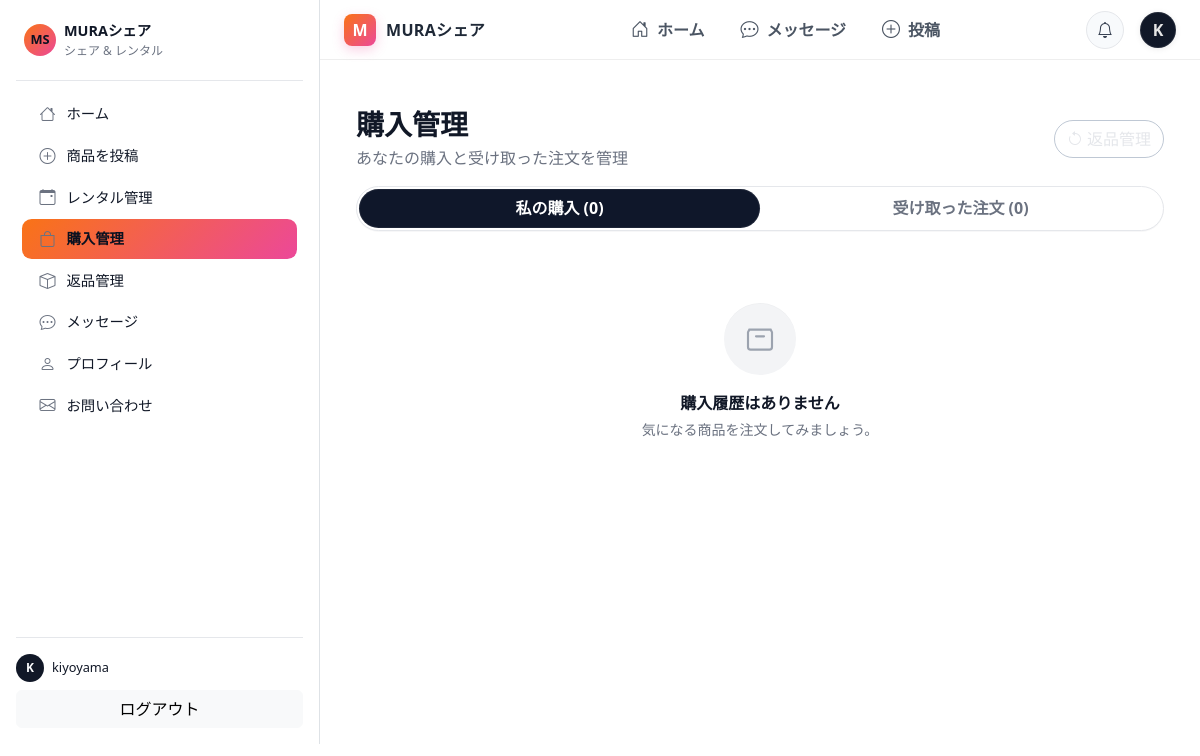
The page /purchases/ (signed in) on the database as committed earlier.
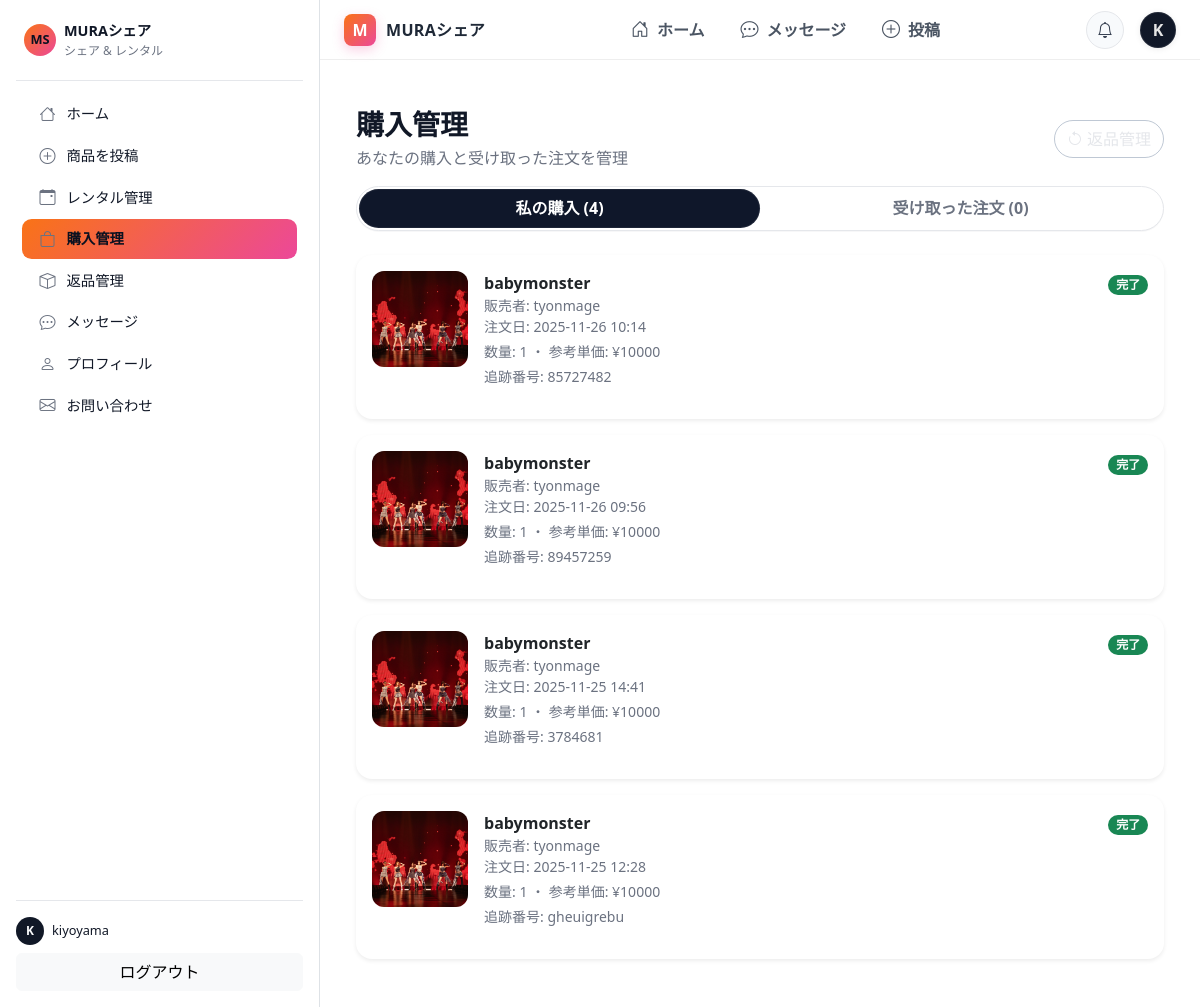
The same page on the database as committed later.
### marketplace/models.py (models this page shows, shortened)
class Purchase(models.Model):
    class Status(models.TextChoices):
        REQUESTED  = "申請中",  "申請中"
        APPROVED   = "承認済み", "承認済み"
        SHIPPED    = "発送済み","発送済み"
        COMPLETED  = "完了",    "完了"
        CANCELED   = "キャンセル","キャンセル"
    product = models.ForeignKey("marketplace.Product", on_delete=models.CASCADE, related_name="purchases")
    buyer   = models.ForeignKey(User, on_delete=models.CASCADE, related_name="purchases")
    product_title  = models.CharField(max_length=255, blank=True)
    buyer_email    = models.EmailField(blank=True)
    seller_email   = models.EmailField(blank=True)
    shipping_postal_code = models.CharField(max_length=20, blank=True, default="")
    shipping_address = models.CharField(max_length=255, blank=True)
    payment_method   = models.CharField(max_length=50, blank=True)
    message          = models.TextField(blank=True)
    quantity       = models.PositiveIntegerField(default=1)
    purchase_price = models.PositiveIntegerField(default=0)
    status          = models.CharField(max_length=10, choices=Status.choices, default=Status.REQUESTED)
    tracking_number = models.CharField(max_length=100, blank=True)
    approved_at = models.DateTimeField(null=True, blank=True)
    shipped_at  = models.DateTimeField(null=True, blank=True)
    created_at     = models.DateTimeField(auto_now_add=True)
    completed_date = models.DateTimeField(null=True, blank=True)
    class ReturnStatus(models.TextChoices):
        NONE = "NONE", "なし"
        REQUESTED = "REQUESTED", "申請中"
        APPROVED = "APPROVED", "承諾済"
        SHIPPED = "SHIPPED", "返送済み"
        RECEIVED = "RECEIVED", "受領済み"
        REJECTED = "REJECTED", "却下"
    return_status = models.CharField(
        max_length=20, choices=ReturnStatus.choices, default=ReturnStatus.NONE
    )
    return_reason = models.CharField(max_length=255, blank=True)
    return_tracking_number = models.CharField(max_length=64, blank=True)
    return_requested_at = models.DateTimeField(null=True, blank=True)
    return_approved_at  = models.DateTimeField(null=True, blank=True)
    return_shipped_at   = models.DateTimeField(null=True, blank=True)
    return_received_at  = models.DateTimeField(null=True, blank=True)
    class Meta:
        ordering = ("-created_at",)
        indexes = [
            models.Index(fields=["status"]),
            models.Index(fields=["buyer_email"]),
            models.Index(fields=["seller_email"]),
        ]

class Product(models.Model):
    @property
    def image_url(self):
        first = self.images.first()
        if first and first.image:
            try:
                return first.image.url
            except Exception:
                return ""
        return ""
    class Status(models.IntegerChoices):
        DRAFT    = 0, "下書き"
        LISTED   = 1, "出品中"
        RENTED   = 2, "貸出中"
        SOLD     = 3, "販売済"
        ARCHIVED = 9, "アーカイブ"
    class Availability(models.TextChoices):
        RENTAL_ONLY   = "レンタルのみ", "レンタルのみ"
        SALE_ONLY     = "販売のみ", "販売のみ"
        BOTH          = "レンタル・販売両方", "レンタル・販売両方"
    owner = models.ForeignKey(User, on_delete=models.CASCADE, related_name="products")
    title = models.CharField(max_length=120)
    description = models.TextField(blank=True)
    category = models.CharField(max_length=60)
    availability_type = models.CharField(
        max_length=20,
        choices=Availability.choices,
        default=Availability.BOTH,
    )
    price_per_day = models.PositiveIntegerField(null=True, blank=True)  # レンタル1日あたり
    price_buy = models.PositiveIntegerField(null=True, blank=True)      # 販売価格
    min_rental_days = models.PositiveIntegerField(default=1)
    max_rental_days = models.PositiveIntegerField(default=30)
    stock_quantity = models.PositiveIntegerField(default=1)
    available_quantity = models.PositiveIntegerField(default=1)
    condition = models.CharField(max_length=30, blank=True)
    owner_notes = models.TextField(blank=True)
    status = models.IntegerField(choices=Status.choices, default=Status.LISTED)
    created_at = models.DateTimeField(auto_now_add=True)

class ProductImage(models.Model):
    product = models.ForeignKey(Product, on_delete=models.CASCADE, related_name="images")
    image = models.ImageField(upload_to="products/")

### frontend/views.py (the view)
# urls.py: path("purchases/", views.purchases_index, name="purchases"),
@login_required
def purchases_index(request):
    tab = request.GET.get("tab", "mine")
    qs = (Purchase.objects
          .select_related("product", "buyer", "product__owner")
          .order_by("-id"))
    mine = qs.filter(buyer=request.user)
    received = qs.filter(product__owner=request.user)
    context = {
        "active_tab": "received" if tab == "received" else "mine",
        "mine": mine,
        "received": received,
    }
    return render(request, "frontend/purchases/index.html", context)

### templates/frontend/purchases/index.html (shortened to what this page needs)
{% extends "base.html" %}
{% block content %}
<div class="container-xxl py-4 purchases">
  <div class="d-flex align-items-center justify-content-between mb-3">
    <div>
      <h2 class="fw-bold mb-1">購入管理</h2>
      <div class="text-muted">あなたの購入と受け取った注文を管理</div>
    </div>
    <a href="{% url 'frontend:returns' %}" class="btn btn-outline-secondary">
      <i class="bi bi-arrow-counterclockwise me-1"></i>返品管理
    </a>
  </div>
  <div class="segmented mb-4">
    <a class="seg-btn {% if active_tab != 'received' %}active{% endif %}"
       href="{% url 'frontend:purchases' %}?tab=mine">
      私の購入 ({{ mine|length }})
    </a>
    <a class="seg-btn {% if active_tab == 'received' %}active{% endif %}"
       href="{% url 'frontend:purchases' %}?tab=received">
      受け取った注文 ({{ received|length }})
    </a>
  </div>
  {% if active_tab == 'received' %}
    {% with items=received mode="received" %}
      {% include "frontend/purchases/_list.html" %}
    {% endwith %}
  {% else %}
    {% with items=mine mode="mine" %}
      {% include "frontend/purchases/_list.html" %}
    {% endwith %}
  {% endif %}
</div>
{% endblock %}

### templates/frontend/purchases/_purchase_card.html (shortened to what this page needs)
<div class="card purch-card border-0 shadow-sm">
  <div class="card-body d-flex gap-3 align-items-start">
    <a class="flex-shrink-0" href="{% url 'frontend:product_detail' order.product.id %}">
      <div class="thumb bg-light overflow-hidden">
        {% if order.product.image_url %}
          <img src="{{ order.product.image_url }}" class="w-100 h-100" style="object-fit:cover;" alt="">
        {% else %}
          <div class="noimg">No Image</div>
        {% endif %}
      </div>
    </a>
    <div class="flex-grow-1">
      <div class="d-flex align-items-start justify-content-between">
        <div>
          <a href="{% url 'frontend:product_detail' order.product.id %}" class="text-decoration-none text-dark">
            <div class="fw-bold text-truncate">
              {{ order.product.title|default:order.product_title }}
            </div>
          </a>
          {% if mode == 'received' %}
            <div class="small text-muted mt-1">
              配送先: {{ order.shipping_address|default:"-" }}
            </div>
            <div class="small text-muted">購入者: {{ order.buyer.username|default:"-" }}</div>
            <div class="small text-muted">注文日: {{ order.created_at|date:"Y-m-d H:i" }}</div>
          {% else %}
            <div class="small text-muted">販売者: {{ order.product.owner.username|default:"-" }}</div>
            <div class="small text-muted">注文日: {{ order.created_at|date:"Y-m-d H:i" }}</div>
          {% endif %}
        </div>
        <div class="ms-2">
          {% with st=order.status %}
            {% if st == 'PENDING' or st == 'REQUESTED' or st == '申請中' %}
              <span class="badge text-bg-secondary">承認待ち</span>
            {% elif st == 'APPROVED' or st == '承認済み' %}
              <span class="badge text-bg-primary">承認済み</span>
            {% elif st == 'SHIPPED' or st == '発送済み' %}
              <span class="badge text-bg-info">発送済み</span>
            {% elif st == 'COMPLETED' or st == '完了' %}
              <span class="badge text-bg-success">完了</span>
            {% elif st == 'CANCELED' or st == 'キャンセル' %}
              <span class="badge text-bg-light text-muted">キャンセル</span>
            {% else %}
              <span class="badge text-bg-light text-muted">{{ st }}</span>
            {% endif %}
          {% endwith %}
        </div>
      </div>
      <div class="mt-1 small text-muted">
        数量: {{ order.quantity|default:1 }}
        {% if order.unit_price %}
          ・ 単価: ¥{{ order.unit_price|floatformat:0 }}
        {% elif order.product.price_buy %}
          ・ 参考単価: ¥{{ order.product.price_buy|floatformat:0 }}
        {% endif %}
      </div>
      {% if order.tracking_number %}
        <div class="mt-1 small text-muted">追跡番号: {{ order.tracking_number }}</div>
      {% endif %}
    </div>
  </div>
</div>

Rows that differ between the two databases and show on the page:
added Purchase: product.image_url (picture), product "babymonster", product.owner.username "tyonmage", created_at "2025-11-26 10:14", status "完了", quantity "1", product.price_buy "10000", tracking_number "85727482"
added Purchase: product.image_url (picture), product "babymonster", product.owner.username "tyonmage", created_at "2025-11-26 09:56", status "完了", quantity "1", product.price_buy "10000", tracking_number "89457259"
added Purchase: product.image_url (picture), product "babymonster", product.owner.username "tyonmage", created_at "2025-11-25 14:41", status "完了", quantity "1", product.price_buy "10000", tracking_number "3784681"
added Purchase: product.image_url (picture), product "babymonster", product.owner.username "tyonmage", created_at "2025-11-25 12:28", status "完了", quantity "1", product.price_buy "10000", tracking_number "gheuigrebu"
Other text that changed with them:
{{ mine|length }}: "0" → "4"
text no longer shown: "購入履歴はありません 気になる商品を注文してみましょう。"
